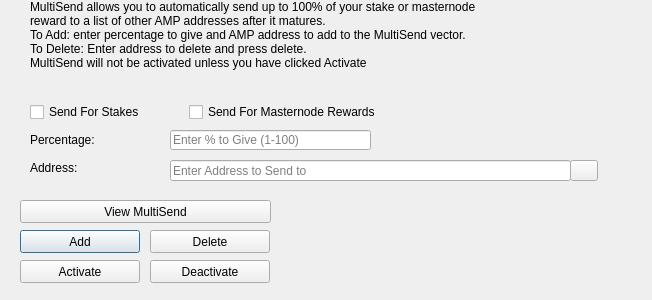
<?xml version="1.0" encoding="UTF-8"?>
<ui version="4.0">
 <class>MultiSendDialog</class>
 <widget class="QDialog" name="MultiSendDialog">
  <property name="windowModality">
   <enum>Qt::NonModal</enum>
  </property>
  <property name="geometry">
   <rect>
    <x>0</x>
    <y>0</y>
    <width>652</width>
    <height>300</height>
   </rect>
  </property>
  <property name="windowTitle">
   <string>MultiSend</string>
  </property>
  <widget class="QLineEdit" name="multiSendPercentEdit">
   <property name="geometry">
    <rect>
     <x>170</x>
     <y>130</y>
     <width>201</width>
     <height>20</height>
    </rect>
   </property>
   <property name="toolTip">
    <string>Enter whole numbers 1 - 100</string>
   </property>
   <property name="placeholderText">
    <string>Enter % to Give (1-100)</string>
   </property>
  </widget>
  <widget class="QLineEdit" name="multiSendAddressEdit">
   <property name="geometry">
    <rect>
     <x>170</x>
     <y>160</y>
     <width>401</width>
     <height>21</height>
    </rect>
   </property>
   <property name="toolTip">
    <string/>
   </property>
   <property name="placeholderText">
    <string>Enter Address to Send to</string>
   </property>
  </widget>
  <widget class="QLabel" name="label_2">
   <property name="geometry">
    <rect>
     <x>30</x>
     <y>0</y>
     <width>451</width>
     <height>121</height>
    </rect>
   </property>
   <property name="lineWidth">
    <number>1</number>
   </property>
   <property name="text">
    <string>MultiSend allows you to automatically send up to 100% of your stake or masternode reward to a list of other AMP addresses after it matures.
To Add: enter percentage to give and AMP address to add to the MultiSend vector.
To Delete: Enter address to delete and press delete.
MultiSend will not be activated unless you have clicked Activate</string>
   </property>
   <property name="alignment">
    <set>Qt::AlignLeading|Qt::AlignLeft|Qt::AlignTop</set>
   </property>
   <property name="wordWrap">
    <bool>true</bool>
   </property>
  </widget>
  <widget class="QLabel" name="message">
   <property name="geometry">
    <rect>
     <x>290</x>
     <y>200</y>
     <width>351</width>
     <height>91</height>
    </rect>
   </property>
   <property name="text">
    <string/>
   </property>
  </widget>
  <widget class="QPushButton" name="addButton">
   <property name="geometry">
    <rect>
     <x>20</x>
     <y>230</y>
     <width>120</width>
     <height>23</height>
    </rect>
   </property>
   <property name="toolTip">
    <string/>
   </property>
   <property name="statusTip">
    <string>Add to MultiSend Vector</string>
   </property>
   <property name="text">
    <string>Add</string>
   </property>
  </widget>
  <widget class="QPushButton" name="disableButton">
   <property name="geometry">
    <rect>
     <x>150</x>
     <y>260</y>
     <width>120</width>
     <height>23</height>
    </rect>
   </property>
   <property name="statusTip">
    <string>Deactivate MultiSend</string>
   </property>
   <property name="text">
    <string>Deactivate</string>
   </property>
  </widget>
  <widget class="QPushButton" name="addressBookButton">
   <property name="geometry">
    <rect>
     <x>570</x>
     <y>160</y>
     <width>28</width>
     <height>21</height>
    </rect>
   </property>
   <property name="toolTip">
    <string>Choose an address from the address book</string>
   </property>
   <property name="text">
    <string/>
   </property>
   <property name="icon">
    <iconset resource="../amp.qrc">
     <normaloff>:/icons/address-book</normaloff>:/icons/address-book</iconset>
   </property>
   <property name="shortcut">
    <string>Alt+A</string>
   </property>
   <property name="autoDefault">
    <bool>false</bool>
   </property>
  </widget>
  <widget class="QLabel" name="label">
   <property name="geometry">
    <rect>
     <x>30</x>
     <y>130</y>
     <width>121</width>
     <height>20</height>
    </rect>
   </property>
   <property name="toolTip">
    <string>Percentage of stake to send</string>
   </property>
   <property name="text">
    <string>Percentage:</string>
   </property>
  </widget>
  <widget class="QLabel" name="label_5">
   <property name="geometry">
    <rect>
     <x>30</x>
     <y>160</y>
     <width>111</width>
     <height>16</height>
    </rect>
   </property>
   <property name="toolTip">
    <string>Address to send portion of stake to</string>
   </property>
   <property name="text">
    <string>Address:</string>
   </property>
  </widget>
  <widget class="QPushButton" name="deleteButton">
   <property name="geometry">
    <rect>
     <x>150</x>
     <y>230</y>
     <width>120</width>
     <height>23</height>
    </rect>
   </property>
   <property name="toolTip">
    <string/>
   </property>
   <property name="statusTip">
    <string>Delete Address From MultiSend Vector</string>
   </property>
   <property name="text">
    <string>Delete</string>
   </property>
  </widget>
  <widget class="QPushButton" name="activateButton">
   <property name="geometry">
    <rect>
     <x>20</x>
     <y>260</y>
     <width>120</width>
     <height>23</height>
    </rect>
   </property>
   <property name="statusTip">
    <string>Activate MultiSend</string>
   </property>
   <property name="text">
    <string>Activate</string>
   </property>
  </widget>
  <widget class="QPushButton" name="viewButton">
   <property name="geometry">
    <rect>
     <x>20</x>
     <y>200</y>
     <width>251</width>
     <height>23</height>
    </rect>
   </property>
   <property name="toolTip">
    <string/>
   </property>
   <property name="statusTip">
    <string>View MultiSend Vector</string>
   </property>
   <property name="text">
    <string>View MultiSend</string>
   </property>
  </widget>
  <widget class="QWidget" name="horizontalLayoutWidget">
   <property name="geometry">
    <rect>
     <x>30</x>
     <y>100</y>
     <width>351</width>
     <height>24</height>
    </rect>
   </property>
   <layout class="QHBoxLayout" name="horizontalLayout">
    <item>
     <widget class="QCheckBox" name="multiSendStakeCheckBox">
      <property name="text">
       <string>Send For Stakes</string>
      </property>
     </widget>
    </item>
    <item>
     <widget class="QCheckBox" name="multiSendMasternodeCheckBox">
      <property name="text">
       <string>Send For Masternode Rewards</string>
      </property>
     </widget>
    </item>
   </layout>
  </widget>
 </widget>
 <resources>
  <include location="../amp.qrc"/>
 </resources>
 <connections/>
</ui>
